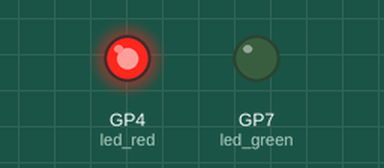
The program below on a simulated Raspberry Pi Pico running CircuitPython. Parts: output pins drawn as LEDs (lit = HIGH). USB keyboard and mouse output is not drawn.

Above: at 0.1 s.
Timing chart, 0 to 1.6 s (numbered marks = the images above):
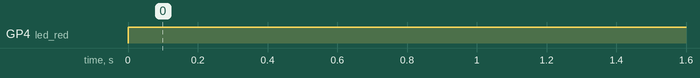

Measured:
- by itself, GP4 (led_red): LOW → HIGH at 0.00 s

The program:

code.py
```python
# CircuitPython firmware for the Radxa X4's onboard RP2040 (AC-T18, J-04, J-07).
#
# Copy this file to the RP2040's CIRCUITPY drive as `code.py` (with `adafruit_hid` in `lib/`).
#
# What the RP2040 can and can't do (Radxa X4 V1.11 schematic, sheet 21 "RS2040"): it is powered
# from the system 3.3 V rail (P3V3_S, via P3V_RP) and its RUN pin follows the N100's platform
# reset (PLTRST_2040), so it only runs while the PC is on. It can't light a standby LED or wake
# the PC, and the POWER switch is wired across the X4's own power button (K1), not to the header.
#
# Header pins -> RP2040 GPIOs from Radxa's X4 GPIO table, vendored in
# frontend/vendor/radxa-x4/gpio_header.tsv; tests/test_firmware_pins.py checks every entry below.
#   - RESET `Omron SS-5GL`: NO -> header pin 5 (GP29), COM -> pin 6 (GND); sends `KEY_F13`
#   - LED `Kingbright L-93WEGW` (1 red anode, 2 common cathode, 3 green anode):
#       red anode -> 330 R -> header pin 7 (GP4); green anode -> 330 R -> pin 29 (GP7);
#       common cathode -> pin 9 (GND)
#
# LED (owner, 2026-11-13): RED in the Batocera menu, GREEN while a game runs. The RP2040 can't see
# which, so the console tells it: the launch wrapper sends "G" before a game and "R" after it
# (n64mini.console.led). Red too while USB is still coming up. The bytes come on the second USB
# serial port, the data channel boot.py turns on, not the REPL console: a stray Ctrl-C byte on
# the console would stop this program, and with it RESET (Gemini review #3, 2026-11-14).

import time
import board
import digitalio
import supervisor
import usb_cdc
import usb_hid
from adafruit_hid.keyboard import Keyboard
from adafruit_hid.keycode import Keycode

# (header pin, GPIO): the pairs tests/test_firmware_pins.py checks against Radxa's table
RESET_SWITCH = (5, board.GP29)
LED_RED = (7, board.GP4)
LED_GREEN = (29, board.GP7)

DEBOUNCE_S = 0.030
POLL_S = 0.005

reset_pin = digitalio.DigitalInOut(RESET_SWITCH[1])
reset_pin.direction = digitalio.Direction.INPUT
reset_pin.pull = digitalio.Pull.UP

led_red = digitalio.DigitalInOut(LED_RED[1])
led_red.direction = digitalio.Direction.OUTPUT

led_green = digitalio.DigitalInOut(LED_GREEN[1])
led_green.direction = digitalio.Direction.OUTPUT

keyboard = None
in_game = False
was_pressed = False
last_change = time.monotonic()

while True:
    now = time.monotonic()
    host_on = bool(supervisor.runtime.usb_connected)
    data = usb_cdc.data
    if data is not None and data.in_waiting:
        for command in data.read(data.in_waiting):
            if command in b"GR":
                in_game = command == ord("G")
    if not host_on:
        in_game = False  # the PC went away mid-game: start again from the menu colour
    green = host_on and in_game
    led_red.value = not green
    led_green.value = green

    if host_on and keyboard is None:
        try:
            keyboard = Keyboard(usb_hid.devices)
        except Exception:
            keyboard = None
    elif not host_on:
        keyboard = None

    pressed = not reset_pin.value  # active-low momentary Omron SS-5GL switch to GND
    if pressed != was_pressed and (now - last_change) >= DEBOUNCE_S:
        was_pressed = pressed
        last_change = now
        if keyboard is not None:
            if pressed:
                keyboard.press(Keycode.F13)
            else:
                keyboard.release(Keycode.F13)
    time.sleep(POLL_S)
```
